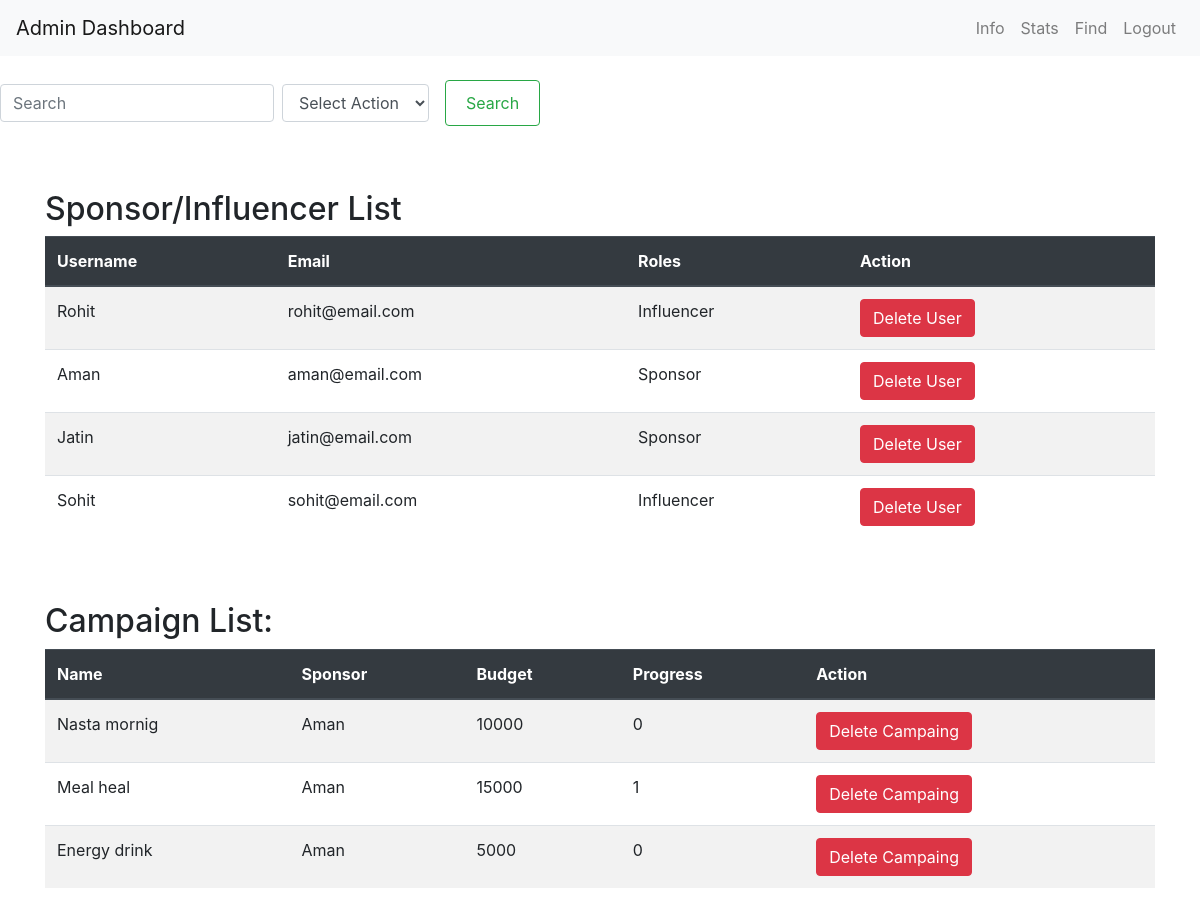
/admin_find_dashboard (signed in), run on the app's committed database.
### app.py (models this page shows, shortened)
class User(db.Model, UserMixin):
    id = db.Column(db.Integer, primary_key=True, autoincrement=True)
    username = db.Column(db.String(25), unique=True, nullable=False)
    email = db.Column(db.String(50), unique=True, nullable=False)
    _password = db.Column(db.String(128), nullable=False)
    role = db.Column(db.String(25))
    industry = db.Column(db.String(20),nullable=True)
    budgets = db.Column(db.Integer)
    category = db.Column(db.String(20),nullable=True)
    niche = db.Column(db.String(20),nullable=True)
    reach = db.Column(db.String(20),nullable=True)
    blocked = db.Column(db.Boolean, default=False)
    sponsor_campaigns = db.relationship('Campaign', foreign_keys='Campaign.sponsor_id', back_populates='sponsor')
    influencer_campaigns = db.relationship('Campaign', foreign_keys='Campaign.influencer_id', back_populates='influencer')
    @property
    def password(self):
        raise AttributeError('password is not a readable attribute')

class Campaign(db.Model):
    id = db.Column(db.Integer, primary_key=True)
    name = db.Column(db.String(128))
    description = db.Column(db.Text)
    start_date = db.Column(db.DateTime, index=True, default=datetime.utcnow)
    end_date = db.Column(db.DateTime, index=True)
    budget = db.Column(db.Integer)
    visibility = db.Column(db.String(255) , default='public')
    progress = db.Column(db.Integer, default=0)
    flagged = db.Column(db.Boolean, default=False)
    sponsor_id = db.Column(db.Integer, db.ForeignKey('user.id', name='fk_campaign_sponsor_id'))
    influencer_id = db.Column(db.Integer, db.ForeignKey('user.id', name='fk_campaign_influencer_id'), nullable=True)
    sponsor = db.relationship('User', foreign_keys=[sponsor_id], back_populates='sponsor_campaigns')
    influencer = db.relationship('User', foreign_keys=[influencer_id], back_populates='influencer_campaigns')

### app.py (the view)
@app.route('/admin_find_dashboard')
@login_required
def admin_find_dashboard():
    user = User.query.all()
    campaign = Campaign.query.all()
    return render_template('admin_find_dash.html', user=user, campaign=campaign)

### app.py (called while the page is built)
@login_manager.user_loader
def load_user(user_id):
    return User.query.get(int(user_id))

### templates/admin_find_dash.html (shortened to what this page needs)
<!DOCTYPE html>
<html lang="en">
<head>
    <link href="https://stackpath.bootstrapcdn.com/bootstrap/4.5.2/css/bootstrap.min.css" rel="stylesheet">
</head>
<body>
    <nav class="navbar navbar-expand-lg navbar-light bg-light">
        <a class="navbar-brand" href="/admin_dashboard">Admin Dashboard</a>
        <div class="collapse navbar-collapse" id="navbarNav">
            <ul class="navbar-nav ml-auto">
                <li class="nav-item">
                    <a class="nav-link" href="/admin_dashboard">Info</a>
                </li>
                <li class="nav-item">
                    <a class="nav-link" href="/stats">Stats</a>
                </li>
                <li class="nav-item">
                    <a class="nav-link" href="/admin_find_dashboard">Find</a>
                </li>
                <li class="nav-item">
                    <a class="nav-link" href="{{ url_for('logout') }}">Logout</a>
                </li>
            </ul>
        </div>
    </nav>
    <div class="row mt-4">
        <div class="col-md-12">
            <form class="form-inline mb-3" action="{{ url_for('search') }}" method="POST">
                <input class="form-control mr-sm-2" type="search" name="query" placeholder="Search" aria-label="Search">
                <select id="dropdown-select" name="action" class="form-control mr-sm-2">
                    <option value="" disabled selected>Select Action</option>
                </select>
                <button class="btn btn-outline-success my-2 my-sm-0 ml-2" type="submit">Search</button>
            </form>
        </div>
    </div>
    <div class="container mt-5">
        <section id="info">
            <h2>Sponsor/Influencer List</h2>
            <div class="table-responsive">
                <table class="table table-striped table-hover">
                    <thead class="thead-dark">
                        <tr>
                            <th>Username</th>
                            <th>Email</th>
                            <th>Roles</th>
                            <th>Action</th>
                        </tr>
                    </thead>
                    <tbody>
                        {% for user in user %}
                        {% if user.role == 'influencer' or user.role == 'sponsor' %}
                        <tr>
                            <td>{{ user.username|capitalize }}</td>
                            <td>{{ user.email }}</td>
                            <td>{{ user.role|capitalize }}</td>
                            <td><a href="{{ url_for('delete_user', id=user.id) }}" class="btn btn-danger">Delete User</a></td>
                        </tr>
                        {% endif %}
                        {% endfor %}
                    </tbody>
                </table>
            </div>
        </section>
        <section id="campaign" class="mt-5">
            <h2>Campaign List:</h2>
            <div class="table-responsive">
                <table class="table table-striped table-hover">
                    <thead class="thead-dark">
                        <tr>
                            <th>Name</th>
                            <th>Sponsor</th>
                            <th>Budget</th>
                            <th>Progress</th>
                            <th>Action</th>
                        </tr>
                    </thead>
                    <tbody>
                        {% for campaign in campaign %}
                        <tr>
                            <td>{{ campaign.name|capitalize }}</td>
                            <td>{{ campaign.sponsor.username|capitalize }}</td>
                            <td>{{ campaign.budget }}</td>
                            <td>{{ campaign.progress }}</td>
                            <td><a href="{{ url_for('delete_campaign', campaign_id=campaign.id) }}" class="btn btn-danger">Delete Campaing</a></td>
                        </tr>
                        {% endfor %}
                    </tbody>
                </table>
            </div>
        </section>
    </div>
</body>
</html>

### templates/admin_find_dash.html (style rules this page uses)
.form-inline { display: flex; align-items: center; }
.form-control { margin-right: 10px; }
.btn-outline-success { border: 1px solid #28a745; color: #28a745; background-color: transparent; padding: 10px 20px; border-radius: 4px; cursor: pointer; }

### data on the page
User: username "Rohit", email "rohit@email.com", role "Influencer"
User: username "Aman", email "aman@email.com", role "Sponsor"
User: username "Jatin", email "jatin@email.com", role "Sponsor"
User: username "Sohit", email "sohit@email.com", role "Influencer"
Campaign: name "Nasta mornig", sponsor.username "Aman", budget "10000", progress "0"
Campaign: name "Meal heal", sponsor.username "Aman", budget "15000", progress "1"
Campaign: name "Energy drink", sponsor.username "Aman", budget "5000", progress "0"
